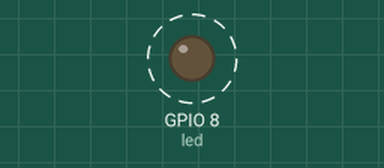
Simulated run of this program. Board: ESP32 board running MicroPython. Shown: output pins drawn as LEDs (lit = HIGH). Dashed ring = blinking. What the program prints to the serial console is not drawn.

Above: at 0.02 s.
Timing chart, 0 to 3.0 s (numbered marks = the images above):
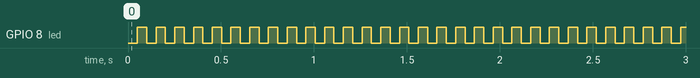

Measured:
- by itself, GPIO 8 (led): alternates HIGH for 0.05 s and LOW for 0.05 s

The program:

fibn.py
```python
import time
import machine

led = machine.Pin(8, machine.Pin.OUT)
led_state = 0

M = {}
def fibn(n):
    if n == 0 or n == 1:
        return 1

    if n in M:
        return M[n]

    f = fibn(n - 2) + fibn(n - 1)
    M[n] = f
    return f


i = 1
while True:
    led.value(led_state)
    led_state ^= 1
    f = fibn(i)
    print('fib(%d) = %d' % (i, f))
    time.sleep(0.05)

    i += 1
```
